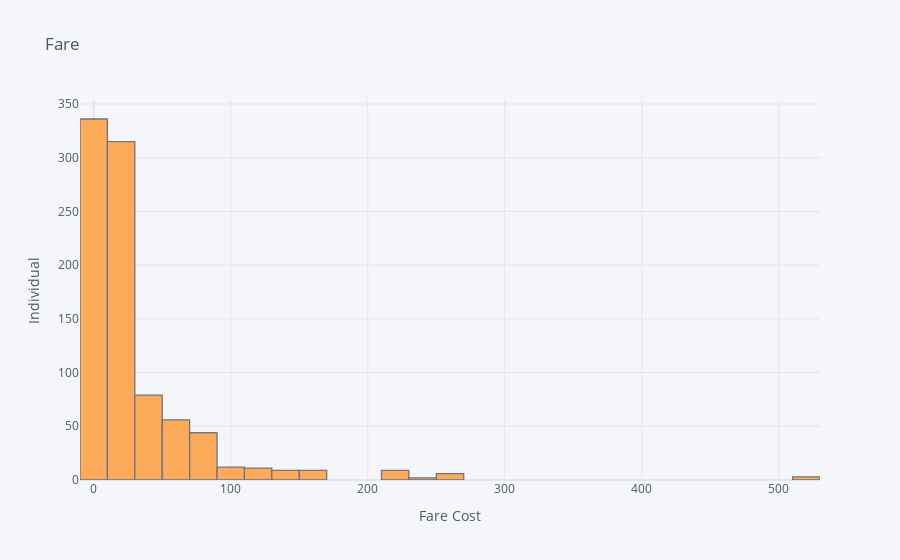

Notebook code for this chart:
### Code cell
df_train['Fare'].iplot(kind='hist', bins=30, title='Fare',xTitle='Fare Cost',
    yTitle='Individual')

### Figure 1 — Plotly figure (JSON) as saved in the notebook; plotly's stock layout.template omitted (floating-point values rounded to 4 significant figures; data arrays with more than 128 entries replaced by an {"elided": "..."} marker saying what was removed)
{"data": [{"histfunc": "count", "histnorm": "", "marker": {"color": "rgba(255, 153, 51, 1.0)", "line": {"color": "#4D5663", "width": 1.3}}, "name": "Fare", "nbinsx": 30, "opacity": 0.8, "orientation": "v", "type": "histogram", "x": {"elided": "891 float values"}}], "layout": {"barmode": "overlay", "legend": {"bgcolor": "#F5F6F9", "font": {"color": "#4D5663"}}, "paper_bgcolor": "#F5F6F9", "plot_bgcolor": "#F5F6F9", "title": {"font": {"color": "#4D5663"}, "text": "Fare"}, "xaxis": {"gridcolor": "#E1E5ED", "showgrid": true, "tickfont": {"color": "#4D5663"}, "title": {"font": {"color": "#4D5663"}, "text": "Fare Cost"}, "zerolinecolor": "#E1E5ED"}, "yaxis": {"gridcolor": "#E1E5ED", "showgrid": true, "tickfont": {"color": "#4D5663"}, "title": {"font": {"color": "#4D5663"}, "text": "Individual"}, "zerolinecolor": "#E1E5ED"}}}
